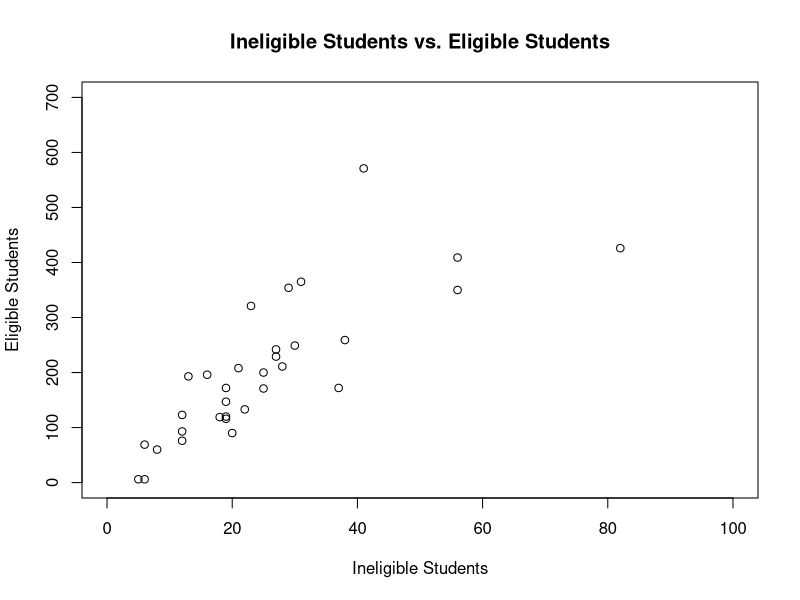

The R script that drew this image:
#Dataset
Ineligible <- c(12,82,37,20,12,18,19,27,30,56,38,19,22,25,56,8,12,6,19,23,16,13,5,29,21,28,31,27,19,25,41,6)
Eligible <- c(93,426,172,90,76,119,120,229,249,350,259,116,133,171,409,60,123,6,147,321,196,193,6,354,208,211,365,242,172,200,571,69)

df <- data.frame(Ineligible, Eligible)

print(df)

# Give the chart file a name.
png(file = "scatterplot.png")

# Plot the chart 
plot(x = Ineligible,
     y = Eligible,
     xlab = "Ineligible Students",
     ylab = "Eligible Students",
     xlim = c(0,100),
     ylim = c(0,700),		 
     main = "Ineligible Students vs. Eligible Students"
     )

cor(Ineligible,Eligible)

# Save the file.
dev.off()